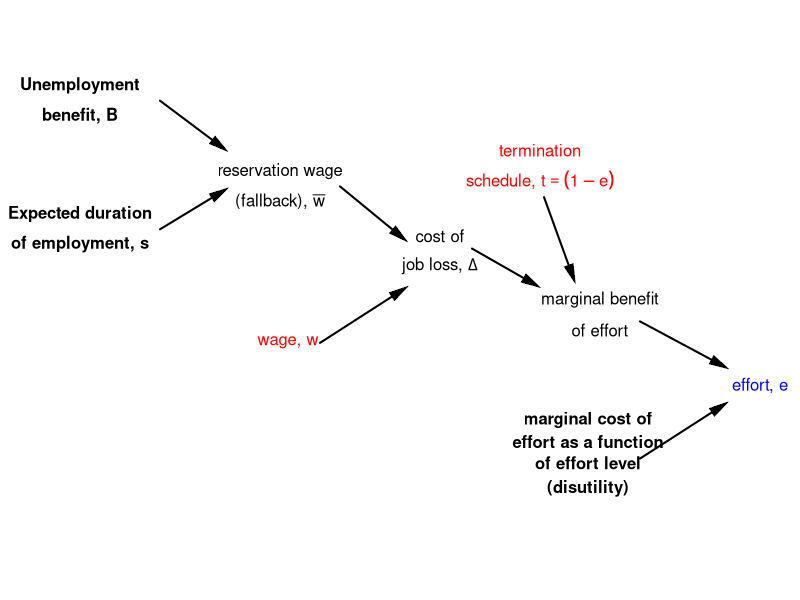

This figure's R source:
require(shape)
pdf(file = "employment/relationships_w_e.pdf", width = 9, height = 7)

#Set parameters for graphics
axislabelsize <- 1.5
graphlinewidth <- 3
segmentlinewidth <- 2

COL <- c("#7fc97f", "#beaed4", "#fdc086", "#ffff99", "#386cb0", "#f0027f", "#bf5b17", "#666666")
COLA <- c("#99d8c9","#66c2a4","#41ae76", "#238b45", "#005824")
COLB <- c("#4eb3d3", "#2b8cbe", "#0868ac","#084081")

par(mar =  c(0, 0, 0, 0))

xlims <- c(0, 20)
ylims <- c(2, 16)

npts <- 501 
x <- seq(xlims[1], xlims[2], length.out = npts)
y <- seq(ylims[1], ylims[2], length.out = npts) 
a <- c(72, 81, 90, 91.125)
b <- c(61, 72, 81, 90)

plot(0, 0, xlim = xlims, ylim = ylims, type = "n",
     xlab = expression(paste("")),
     ylab = expression(paste("")), 
     xaxt = "n", 
     yaxt = "n", 
     cex.lab = axislabelsize, 
     bty = "n",
     xaxs="i", 
     yaxs="i")

ticksy <- seq(from = 0, to = ylims[2], by = 2)
ylabels <- seq(from = 0, to = ylims[2], by = 2)
ticksx <- seq(from = 0, to = xlims[2], by = 2)
xlabels <- seq(from = 0, to = xlims[2], by = 2)


text(2, 14, expression(paste(bold("Unemployment"))))
text(2, 13.3, expression(paste(bold("benefit, B"))))
Arrows(4, 13.65, 5.5, 12.6, col = "black", lty = 1, lwd = 2, arr.type = "triangle", arr.lwd = 0.5)


text(2, 11, expression(paste(bold("Expected duration"))))
text(2, 10.3, expression(paste(bold("of employment, s"))))
Arrows(4, 10.65, 5.5, 11.5, col = "black", lty = 1, lwd = 2, arr.type = "triangle", arr.lwd = 0.5)


text(7, 12, expression(paste("reservation wage")))
text(7, 11.3, expression(paste("(fallback), ", bar(w))))
Arrows(8.5, 11.65, 10, 10.5, col = "black", lty = 1, lwd = 2, arr.type = "triangle", arr.lwd = 0.5)

text(7.2, 8, expression(paste("wage, ", w)), col = "red")
Arrows(8, 8, 10, 9.2, col = "black", lty = 1, lwd = 2, arr.type = "triangle", arr.lwd = 0.5)

text(11, 10.5, expression(paste("cost of")))
text(11, 9.8, expression(paste("job loss, ", Delta)))
Arrows(11.8, 10.2, 13.3, 9.4, col = "black", lty = 1, lwd = 2, arr.type = "triangle", arr.lwd = 0.5)

text(13.5, 12.5, expression(paste("termination")), col = "red")
text(13.5, 11.8, expression(paste("schedule, ", t == (1 - e))), col = "red")
Arrows(13.6, 11.4, 14.3, 9.6, col = "black", lty = 1, lwd = 2, arr.type = "triangle", arr.lwd = 0.5)


text(15, 9, expression(paste("marginal benefit")))
text(15, 8.3, expression(paste("of effort")))
Arrows(16, 8.5, 18, 7.5, col = "black", lty = 1, lwd = 2, arr.type = "triangle", arr.lwd = 0.5)

text(14.7, 6.2, expression(paste(bold("marginal cost of"))))
text(14.7, 5.7, expression(paste(bold("effort as a function"))))
text(14.7, 5.2, expression(paste(bold("of effort level"))))
text(14.7, 4.6, expression(paste(bold("(disutility)"))))
Arrows(16, 5.3, 18, 6.5, col = "black", lty = 1, lwd = 2, arr.type = "triangle", arr.lwd = 0.5)

text(19, 7, expression(paste("effort, ", e)), col = "blue")


dev.off()
